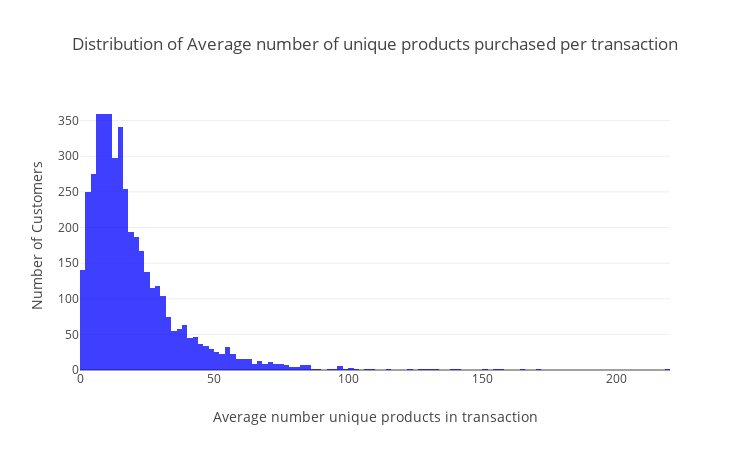

This figure's notebook cell:
### Markdown cell above
There looks to be a negative correlation, but that is to be expected given the nature of the dataset (it is mentioned that many of the customers are whole sale customers). We can look at the distribution of the average number of unique products in a transactions to see how it compares the to the number of unique productions in a transaction:

### Code cell
trace1 = go.Histogram(
    x=temp2["Average number unique products in transaction"],
    nbinsx=150,
    name="Number unique products in transaction",
    marker_color='blue',
)

data = [trace1]

layout = go.Layout(
    width=750,
    height=450,
    title="Distribution of Average number of unique products purchased per transaction",
    xaxis=dict(title="Average number unique products in transaction"),
    yaxis=dict(title="Number of Customers"),
    barmode='stack'
)

fig = go.Figure(data=data, layout=layout)
fig.update_traces(opacity=0.75)

plotly.offline.iplot(fig)

### Figure 1 — Plotly figure (JSON) as saved in the notebook; plotly's stock layout.template omitted (floating-point values rounded to 4 significant figures; data arrays with more than 128 entries replaced by an {"elided": "..."} marker saying what was removed)
{"data": [{"marker": {"color": "blue"}, "name": "Number unique products in transaction", "nbinsx": 150, "opacity": 0.75, "type": "histogram", "uid": "28ce507d-a5c4-4529-a16c-70f96963086c", "x": {"elided": "4372 float values"}}], "layout": {"barmode": "stack", "height": 450, "title": {"text": "Distribution of Average number of unique products purchased per transaction"}, "width": 750, "xaxis": {"title": {"text": "Average number unique products in transaction"}}, "yaxis": {"title": {"text": "Number of Customers"}}}}
